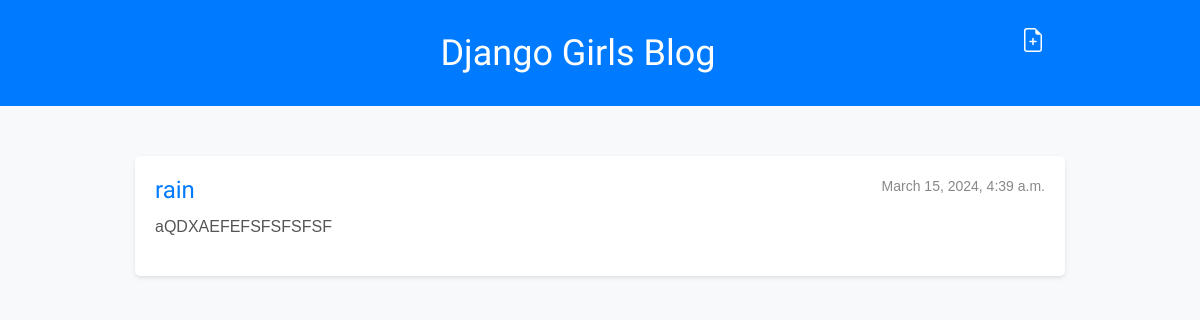
/post/1/, run on an earlier commit of the app's database.
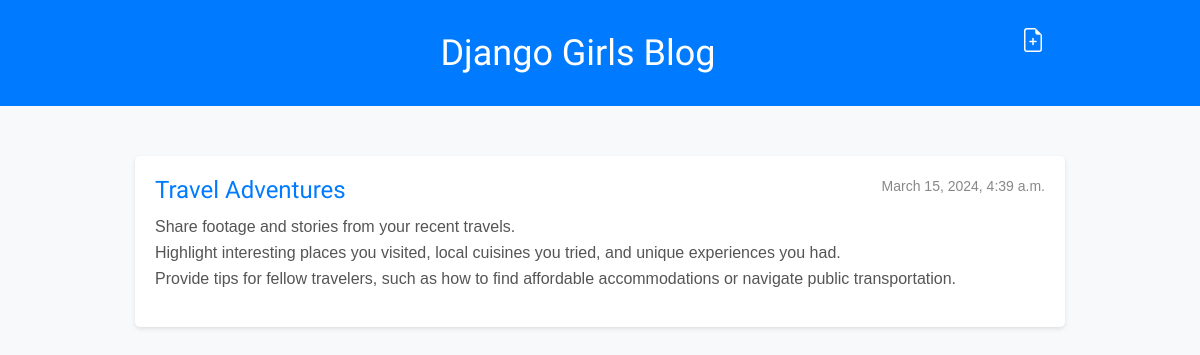
And on a later commit of the database.
### blog/models.py (models this page shows, shortened)
class Post(models.Model):
    author = models.ForeignKey(settings.AUTH_USER_MODEL, on_delete=models.CASCADE)
    title = models.CharField(max_length=200)
    text = models.TextField()
    created_date = models.DateTimeField(default=timezone.now)
    published_date = models.DateTimeField(blank=True, null=True)

### blog/views.py (the view)
# urls.py: path('post/<int:pk>/', views.post_detail, name='post_detail'),
def post_detail(request, pk):
    post = get_object_or_404(Post, pk=pk)
    return render(request, 'blog/post_detail.html', {'post': post})

### blog/templates/blog/post_detail.html (shortened to what this page needs)
{% extends 'blog/base.html' %}
{% block content %}
    <article class="post">
        {% if post.published_date %}
        <div class="date">
            {{ post.published_date }}
        </div>
    {% else %}
        <a class="btn btn-default" href="{% url 'post_publish' pk=post.pk %}">Publish</a>
    {% endif %}
        <h2>{{ post.title }}</h2>
        <p>{{ post.text|linebreaksbr }}</p>
    </article>
{% endblock %}

### blog/templates/blog/base.html (shortened to what this page needs)
{% load static %}
<!DOCTYPE html>
<html>
<head>
    <link rel="stylesheet" href="https://cdn.jsdelivr.net/npm/bootstrap@5.1.3/dist/css/bootstrap.min.css">
    <link rel="stylesheet" href="{% static 'css/blog.css' %}">
</head>
<body>
    <header class="page-header">
        <div class="container">
            <a href="{% url 'post_new' %}" class="top-menu">
            </a>
            <h1><a href="/">Django Girls Blog</a></h1>
        </div>
    </header>
    <main class="content container">
        <div class="row">
            <div class="col">
                {% block content %}
                {% endblock %}
            </div>
        </div>
    </main>
</body>
</html>

### blog/static/css/blog.css (style rules this page uses)
.page-header { background-color: #C25100; margin-top: 0; margin-bottom: 40px; padding: 20px 20px 20px 40px; }
.page-header h1, .page-header h1 a, .page-header h1 a:visited, .page-header h1 a:active { color: #ffffff; font-size: 36pt; text-decoration: none; }
h1, h2, h3, h4 { font-family: 'Lobster', cursive; }
.date { color: #828282; }
.top-menu, .top-menu:hover, .top-menu:visited { color: #ffffff; float: right; font-size: 26pt; margin-right: 20px; }
.post { margin-bottom: 70px; }
.post > .date, .post > .actions { float: right; }

### blog/templates/blog/base.html (style rules this page uses)
body { font-family: 'Arial', sans-serif; background-color: #f8f9fa; color: #333; }
.page-header { background-color: #007bff; color: #fff; padding: 20px 0; text-align: center; margin-bottom: 30px; }
.page-header h1 a { color: #fff; text-decoration: none; font-family: 'Lobster', cursive; font-size: 36px; }
.container { max-width: 960px; margin: 0 auto; padding: 0 15px; }
.top-menu { float: right; color: #fff; text-decoration: none; font-size: 24px; margin-right: 20px; }
.content { padding-top: 20px; }
.post { background-color: #fff; padding: 20px; margin-bottom: 30px; border-radius: 5px; box-shadow: 0 2px 4px rgba(0, 0, 0, 0.1); }
.post h2 { color: #007bff; font-size: 24px; margin-bottom: 10px; }
.post .date { color: #888; font-size: 14px; }
.post p { color: #555; font-size: 16px; line-height: 1.6; }

What changed in the data, as far as the page shows it:
changed Post: title "rain" → "Travel Adventures"; text "aQDXAEFEFSFSFSFSF" → "Share footage and stories from your recent travels. Highlight interesting places you visited, local cuisines you tried, and unique experiences you had. Provide tips for fellow travelers, such as how to find affordable accommodations or navigate public transportation."
